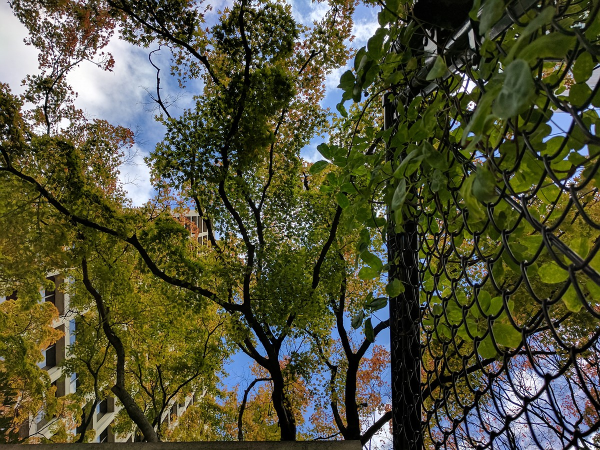
#> input picture images/GP1_2.jpg, 1200 x 900 px (shown at 1/2 size)
$ jupyter execute TomoiagaAndreiSIExam-ModelCameraPredictor.ipynb
#> lines starting #> are read from the running program, lines starting #| are printed output that depends on the picture; long printed decimals are rounded
[cell 1]
#utilities
import numpy as np
import pandas as pd

import sklearn
import sklearn.metrics as sm
import matplotlib.pyplot as plt
from collections import Counter
from sklearn.model_selection import train_test_split
from sklearn.metrics import confusion_matrix,classification_report

#procesare fisiere(imagini)/director de imagini
from os import listdir
from os.path import isfile, join

# pentru a putea prealua imagini si a le modifica in grayscale
from skimage import io,color

# pentru a realiza Discrete Wavelet Transform
import pywt
import pywt.data

# pentru a folosii cateva calcule statistice pe imaginile in domeniu frecventa
from scipy import stats

## Procesare date, un exemplu

[cell 2]
# Preluare imagine, in acest caz imagine realizata cu camera telefonului Google Pixel
original = color.rgb2gray(io.imread("images/GP1_2.jpg"))
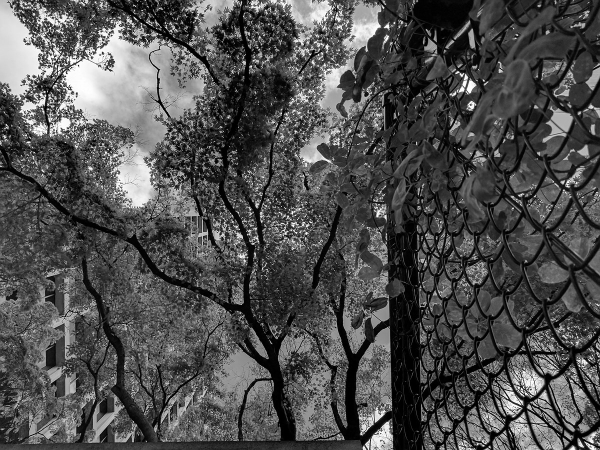
#> original: shape (900, 1200) float64 (shown at 1/2 size); min 0, max 1, mean 0.313

# Transformarea DWT(Discrete Waveles Transform), si afisarea detalilor obtinute
titles = ['Approximation', ' Horizontal detail','Vertical detail', 'Diagonal detail']

# aplicarea DWT, folosind Daubechies 8, dupa cum a fost specificat si in articolul stintific
coeffs2 = pywt.dwt2(original, 'db8')

#salvarea parametriilor
LL, (LH, HL, HH) = coeffs2

fig = plt.figure(figsize=(12, 3))
for i, a in enumerate([LL, LH, HL, HH]):
    ax = fig.add_subplot(1, 4, i + 1)
    ax.imshow(a, interpolation="nearest", cmap=plt.cm.gray)
    ax.set_title(titles[i], fontsize=10)
    ax.set_xticks([])
    ax.set_yticks([])
#> this loop made 4 passes

fig.tight_layout()
plt.show()
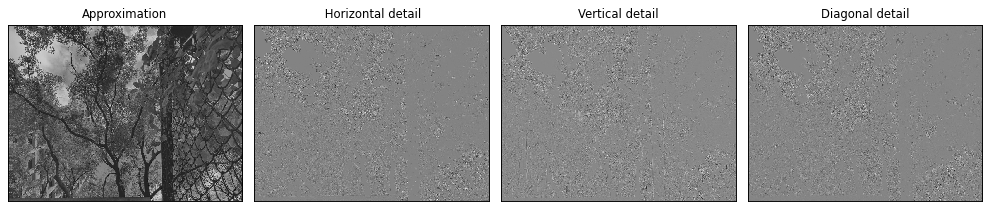
#> figure drawn by matplotlib, 4 panels

[cell 3]
titles = [' Horizontal detail','Vertical detail', 'Diagonal detail']

# calcularea histogramelor distributiilor din domeniu frecventa
HH_histogram = np.histogram(HH)
#> HH_histogram = ([4, 46, 590, 5330, 52006, 204561, 13117, 1564, 164, 17], [-0.702, -0.568, -0.433, -0.298, -0.164, -0.0291, 0.106, 0.24, 0.375, 0.509, 0.644])
HL_histogram = np.histogram(HL)
#> HL_histogram = ([4, 54, 504, 4280, 40903, 211148, 17992, 2245, 247, 22], [-1.11, -0.9, -0.692, -0.484, -0.277, -0.069, 0.139, 0.346, 0.554, 0.762, 0.97])
LH_histogram = np.histogram(LH)
#> LH_histogram = ([8, 86, 800, 6397, 67229, 189795, 11400, 1459, 194, 31], [-0.997, -0.803, -0.609, -0.415, -0.221, -0.0268, 0.167, 0.361, 0.555, 0.75, 0.944])

#afisarea acestora
hist_fig = plt.figure(figsize=(17, 3))
plt.subplot(131)
plt.plot(LH_histogram[0])
plt.title(titles[0])
plt.subplot(132)
plt.title(titles[1])
plt.plot(HL_histogram[0])
plt.subplot(133)
plt.plot(HH_histogram[0])
plt.title(titles[2])
plt.show()
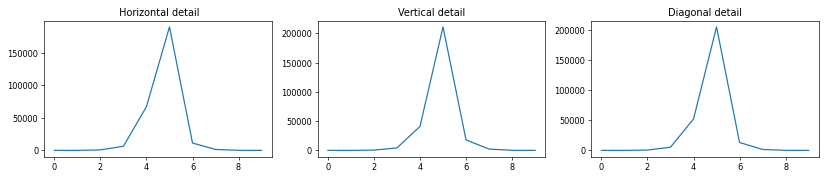
#> figure drawn by matplotlib, 3 panels; panel 1: curve peaks at x = 5, y = 189795; panel 2: curve peaks at x = 5, y = 211148; panel 3: curve peaks at x = 5, y = 204561

# Un feature extraction exemplificator pentru fiecare distributie.
# unde se preiau urmatoarele proprietati geometrice:
# mean -  reprezinta media aritmetica a tuturor valoriilor din histograma
# variance -  varianta reprezinta media deviatiilor patratice a unei variabile aleatoare de la media sa
# skewness - reprezinta asimetria unei distributii fata de
# kurtosis -  masoara 'sparsity'-ul imaginii, spunand daca histograma este plata sau 'peaky'

mean = np.mean(HH_histogram[0])
#> mean = 27739.9
variance = np.var(HH_histogram[0])
#> variance = 3.71e+09
skewness = stats.skew(HH_histogram[0])
#> skewness = 2.4
kurtosis = stats.kurtosis(HH_histogram[0])
#> kurtosis = 4.15
#standard_deviation = np.std(HH_histogram[0])

print('HH mean :',mean,'\nHH variance:',variance,'\nHH skewness:',skewness,'\nHH kurtosis:',kurtosis,'\n')
#| HH mean : 27739.9
#| HH variance: 3705809433.890
#| HH skewness: 2.396
#| HH kurtosis: 4.147

mean1 = np.mean(LH_histogram[0])
#> mean1 = 27739.9
variance1 = np.var(LH_histogram[0])
#> variance1 = 3.3e+09
skewness1 = stats.skew(LH_histogram[0])
#> skewness1 = 2.2
kurtosis1 = stats.kurtosis(LH_histogram[0])
#> kurtosis1 = 3.38

print('LH mean :',mean1,'\nLH variance:',variance1,'\nLH skewness:',skewness1,'\nLH kurtosis:',kurtosis1,'\n')
#| LH mean : 27739.9
#| LH variance: 3302055629.290
#| LH skewness: 2.203
#| LH kurtosis: 3.381

mean2 = np.mean(HL_histogram[0])
#> mean2 = 27739.9
variance2 = np.var(HL_histogram[0])
#> variance2 = 3.89e+09
skewness2 = stats.skew(HL_histogram[0])
#> skewness2 = 2.49
kurtosis2 = stats.kurtosis(HL_histogram[0])
#> kurtosis2 = 4.5

print('HL mean :',mean2,'\nHL variance:',variance2,'\nHL skewness:',skewness2,'\nHL kurtosis:',kurtosis2,'\n')
#| HL mean : 27739.9
#| HL variance: 3890890172.290
#| HL skewness: 2.487
#| HL kurtosis: 4.499

## Feature Extraction (Wavelet Feature Extraction)

[cell 4]
# am construit aceasta clasa pentru a automatiza procesul de extractie de caracteristici pentru fiecare imagine
# aceasta clasa va avea ca input un filepath si va returna proprietatiile geometrice pentru fiecare dintre cele 3 distributii
# reiesite din DWT
# output-ul este reprezentat dintr-un rand apartinand datasetului
# outputul este de forma grupari de cate 4 caracteristici(mean,variance,skewness,kurtosis) pentru fiecare distributie DWT,
# concatenate rezultand 12 caracteristici, iar la final se adauga denumirea cod a deviceu-lui care a realizat fotografia

class WaveletFeatureExtraction:

    def __init__(self, filepath):
        self.filepath = filepath

    def collect_data(self):
        image = io.imread(self.filepath)
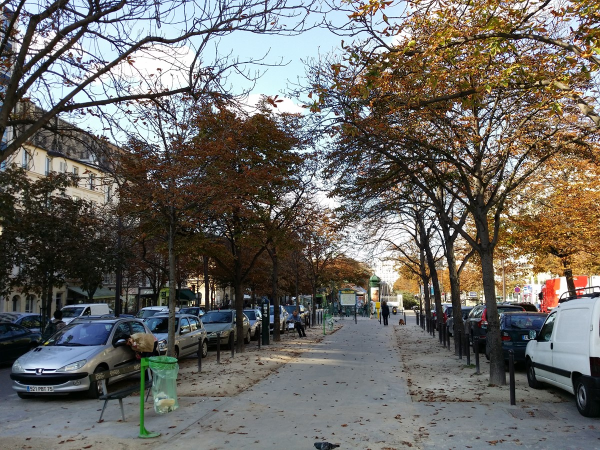
#> input picture images/SN3_2.jpg, 1200 x 900 px (shown at 1/2 size)
#> image is the input picture: shape (900, 1200, 3); mean R, G, B 108.1, 105.5, 100.9
        gray = color.rgb2gray(image)
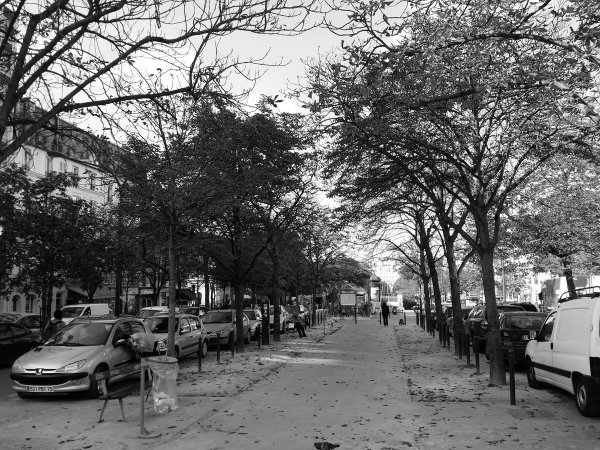
#> gray: shape (900, 1200) float64 (shown at 1/2 size); min 0, max 1, mean 0.415
        coefficients = pywt.dwt2(gray, 'db8')
        LL, (LH, HL, HH) = coefficients
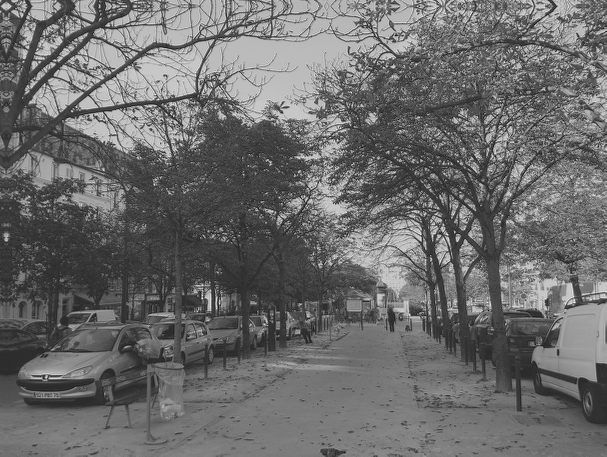
#> LL: shape (457, 607) float64; min -0.537, max 2.69, mean 0.832; drawn with min black and max white
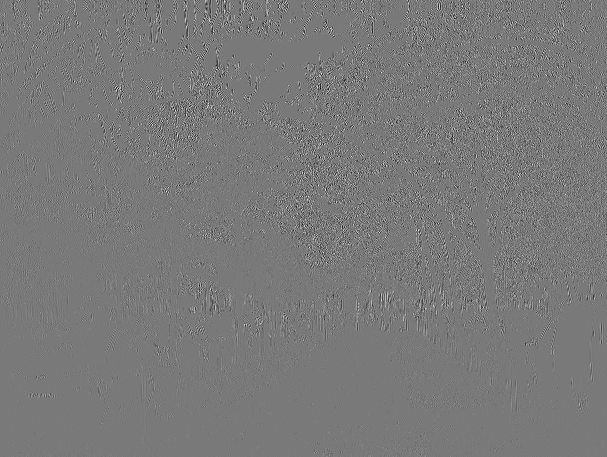
#> HL: shape (457, 607) float64; min -0.923, max 1.01, mean -0.000133; drawn with min black and max white
        row = []
        for i in [LH, HL, HH]:
            hist = np.histogram(i)
            mean = np.mean(hist[0])
            variance = np.var(hist[0])
            skewness = stats.skew(hist[0])
            kurtosis = stats.kurtosis(hist[0])
            row = np.concatenate((row,[mean,variance,skewness,kurtosis]))
#> this loop made 3 passes
#> (variance, skewness, kurtosis) on passes 2 to 3: (3.6e+09, 2.41, 4.21), (3.92e+09, 2.49, 4.5)
        row = np.concatenate((row,[self.filepath[7:10]]))
        return row

    def change_path(self,newpath):
        self.filepath = newpath
        #print(self.filepath)

    def show_gray_image(self):
        io.imshow(self.gray)

[cell 5]
# un test, pentru exemplificare
# unde SN3 este numele cod pentru Samsung Note 3
wavelet_extractor = WaveletFeatureExtraction(filepath="images/SN3_2.jpg")
wavelet_extractor.collect_data()

[cell 6]
# continutul fisierului cu imagine folosite pentru a creea datasetul
# unde GP1 reprezinta imagini realizate cu Google Pixel
#      IPH reprezinta imagini realizate cu Iphone 11
#      N10 reprezinta imagini realizate cu Samsung Note 10
#      S8P reprezinta imagini realizate cu Samsung 8 Plus
#      SN3 reprezinta imagini realizate cu Samsung Note 3
onlyfiles = [f for f in listdir("images") if isfile(join("images", f))]
onlyfiles

[cell 7]
# am construit aceasta clasa pentru a procesa directorul in care se afla imaginile folosite pentru a realiza dataset-ul
# Input: are ca intrare numele unui director
# Output: Dataset-ul avand caracteristicile pentru fiecare imagine
class CreateDataset:

    def __init__(self,directory):
        self.directory = directory

    def extract_features_from_every_image_in_dir(self):
        images = [f for f in listdir(self.directory) if isfile(join(self.directory, f))]
        dataset = []
        i = 0
        wavelet_extractor = WaveletFeatureExtraction(filepath="")
        for img in images:
            row=[]
            i=i+1
            wavelet_extractor.change_path("images/" + img)
            row = wavelet_extractor.collect_data()
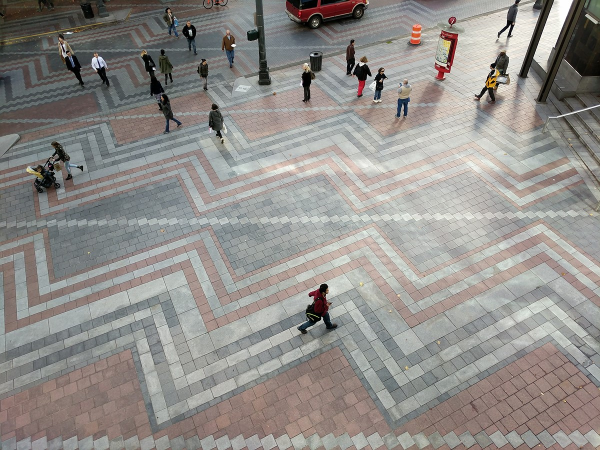
#> input picture images/GP1_1.jpg, 1200 x 900 px (shown at 1/2 size)
#> in collect_data, image is the input picture: shape (900, 1200, 3); mean R, G, B 144.9, 141.9, 138.2
#> in collect_data (call 2), `LL, (LH, HL, HH) = coefficients`:
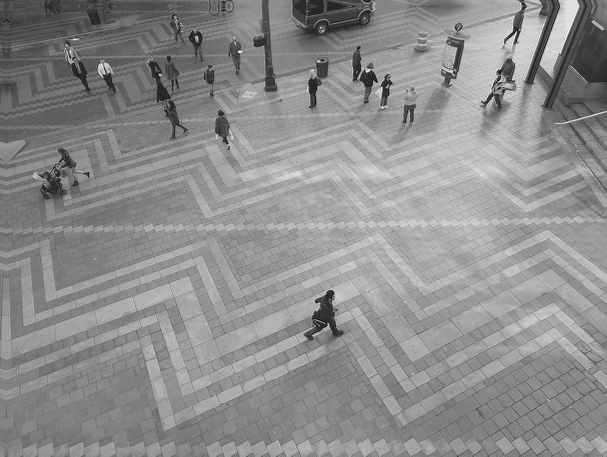
#> LL: shape (457, 607) float64; min -0.409, max 2.32, mean 1.11; drawn with min black and max white
#> the loop in collect_data (call 2), `for i in [LH, HL, HH]:` made 3 passes
#> (variance, skewness, kurtosis) on passes 2 to 3: (5.28e+09, 2.63, 4.98), (3.58e+09, 2.29, 3.74)
#> pass 3 of the loop in extract_features_from_every_image_in_dir, `for img in images:`:
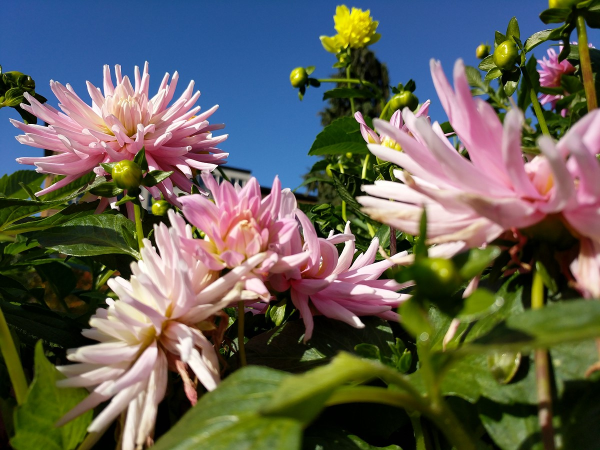
#> input picture images/GP1_3.jpg, 1200 x 900 px (shown at 1/2 size)
#> in collect_data, image is the input picture: shape (900, 1200, 3); mean R, G, B 99.3, 97, 87
#> in collect_data (call 4), `LL, (LH, HL, HH) = coefficients`:
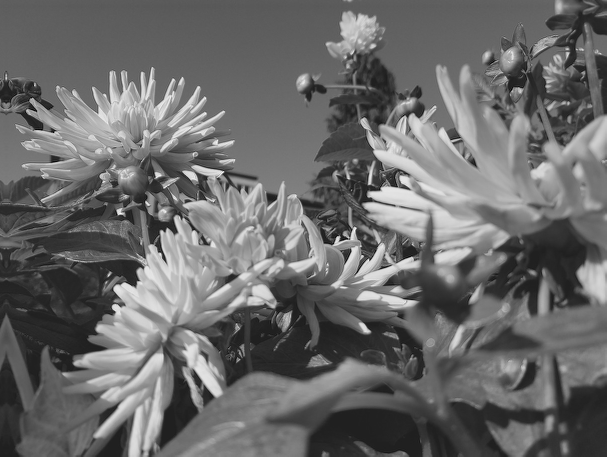
#> LL: shape (457, 607) float64; min -0.319, max 2.26, mean 0.754; drawn with min black and max white
#> in collect_data (call 4), `LL, (LH, HL, HH) = coefficients`:
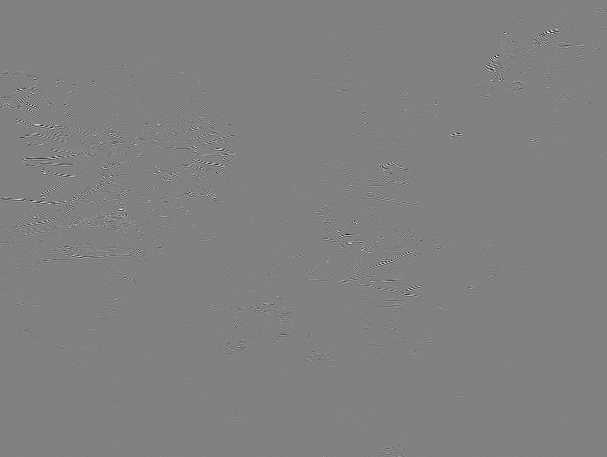
#> LH: shape (457, 607) float64; min -0.647, max 0.631, mean -4.76e-05; drawn with min black and max white
#> the loop in collect_data (call 4), `for i in [LH, HL, HH]:` made 3 passes
#> (variance, skewness, kurtosis) on passes 2 to 3: (6.56e+09, 2.67, 5.11), (5.96e+09, 2.65, 5.05)
#> the loop made 4 passes; the first 3 are shown
            dataset = np.append(dataset,row)
        dataset = dataset.reshape(i,13)
        return dataset

[cell 8]
# utilizarea acestuia pentru a obtine dataset-ul
cd = CreateDataset(directory="images")
dataset = cd.extract_features_from_every_image_in_dir()

[cell 9]
# folosirea panda pentru a putea vizualiza dataset-ul
# astfel ne rezulta din 32 de imagini 32*4*3 caracteristici(features) + 32 de denumiri ale device-urilor.
df = pd.DataFrame({'Mean': [i[0] for i in dataset],
                   'Variance_LH': [i[1] for i in dataset],
                   'Skewness_LH': [i[2] for i in dataset],
                   'Kurtosis_LH':[i[3] for i in dataset],
                   'Variance_HL': [i[5] for i in dataset],
                   'Skewness_HL': [i[6] for i in dataset],
                   'Kurtosis_HL':[i[7] for i in dataset],
                   'Variance_HH': [i[9] for i in dataset],
                   'Skewness_HH': [i[10] for i in dataset],
                   'Kurtosis_HH':[i[11] for i in dataset],
                   'Device':[i[12] for i in dataset]})
#> df = table of 4 rows and 11 columns
df
#> Out = table of 4 rows and 11 columns

[cell 10]
# exportarea dataset-ului pentru a putea fi folosit independent de sistem
#df.to_csv(r"dataset.csv")

## Implementarea Binary Logistic Regression

[cell 11]
#testarea LR implementat, folosind dataset-ul iris
import seaborn as sns
import sklearn.datasets as datasets
from sklearn import preprocessing
from numpy import random

iris = datasets.load_iris()
X, y = iris.data, iris.target
X_train, X_test, y_train, y_test = train_test_split(X, y, test_size=0.5, random_state=1234,shuffle= True)

[cell 12]
class LogisticRegression:

    #constructorul seteaza default un learning_rate si un numar de iteratii folosit pentru gasirea minimului local mai jos
    def __init__(self, learning_rate=0.001, n_iters=1000):
        self.lr = learning_rate
        self.n_iters = n_iters
        self.weights = None
        self.bias = None

    # fit reprezinta metoda de antrenament
    def fit(self, X, y):
        n_samples, n_features = X.shape

        # ponderile sun initializate cu niste valori aleatoare, iar biasul este lasat 0
        self.weights = np.random.rand(n_features)
        self.bias = 0

        # gradient descent este folosit pentru a determina daca sa gasit un minim local
        for _ in range(self.n_iters):
            # pentru a realiza un model liniar al ecuatiei de baza f(w,b) = X*weight+bias, folosim
            # np.dot care ne realizeaza automat in functie de shape-ul inputului X produsul scalar
            linear_model = np.dot(X, self.weights) + self.bias
            # Pentru a clasificat valoarea categorica a modelului liniar se realizeaza operatia de sigmoid pe acesta
            y_predicted = self._sigmoid(linear_model)

            # calcularea gradientului
            # derivative_weights reprezinta derivata de ordin 1 al ponderilor(weights), care ne da informatii
            # daca ne apropiem de minimul local.
            #
            derivative_weights = (1 / n_samples) * 2* np.dot(X.T, (y_predicted - y))
            derivative_bias = (1 / n_samples) * 2* np.sum(y_predicted - y)
            # folosind derivatele de mai sus, actualizam ponderile si bias-urile.
            self.weights -= self.lr * derivative_weights
            self.bias -= self.lr * derivative_bias

    # odata antrenata, folosind metoda predict putem aproxima un rezultat pentru a vedea cat bine s-au actualizat
    # parametrii de weight si bias.
    def predict(self, X):
        linear_model = np.dot(X, self.weights) + self.bias
        y_predicted = self._sigmoid(linear_model)
        y_predicted_cls = [1 if i > 0.5 else 0 for i in y_predicted]
#> y_predicted_cls = 75 values from 1 to 1
        return np.array(y_predicted_cls)

    # Aceasta functie returneaza o probabiliate aflata evident in intervalul [0,1]
    def _sigmoid(self, x):
        return 1 / (1 + np.exp(-x))

[cell 13]
def accuracy(y_true, y_pred):
    accuracy = np.sum(y_true == y_pred) / len(y_true)
    return accuracy

[cell 14]
#Test LR
model = LogisticRegression()
model.fit(X_train, y_train)
predictions = model.predict(X_test)
#> predictions = 75 values from 1 to 1

print(classification_report(y_test,predictions))
#|               precision    recall  f1-score   support
#|            0       0.00      0.00      0.00        25
#|            1       0.33      1.00      0.50        25
#|            2       0.00      0.00      0.00        25
#|     accuracy                           0.33        75
#|    macro avg       0.11      0.33      0.17        75
#> (further printed lines are left out)

[cell 15]
print("LR accuracy", accuracy(y_test, predictions))
#> in accuracy, `accuracy = np.sum(y_true == y_pred) / len(y_true)`: accuracy = 0.333
#| LR accuracy 0.3333

## Implementare K-Nearest Neighbours

[cell 16]
def euclidean_distance(x1, x2):
        return np.sqrt(np.sum((x1 - x2)**2))

class KNN:

    # se initializeaza numarul de neighbours care vor fi verificati
    def __init__(self, k=3):
        self.k = k
    # se ataseaza datele de antrenament
    def fit(self, X, y):
        self.X_train = X
        self.y_train = y

    # pentru fiecare element din setul de intrare, se calculeaza cu ajutorul functiei helper _predict
    # comportamentul _predict este descris mai jos

    def predict(self, X):
        y_pred = [self._predict(x) for x in X]
        return np.array(y_pred)

    # _predict functie ce calculeaza urmatoarele:
    # 1. se calculeaza toate distantele dintre punctul x si datele de intrare de antrenament
    # 2. se sorteaza aceste distante, dupa index-ul lor, avand astfel pe primele k pozitii indicii celor k mai apropiati vecini
    # 3. se asigneaza labelurile folosind indecsi calculati mai sus folosind datele target
    # 4. se returneaza cel mai comun label din tabelul unidimensional al etichetelor gasite.

    def _predict(self, x):
        #1
        distances = [euclidean_distance(x, x_train) for x_train in self.X_train]
        #2
        k_index = np.argsort(distances)[:self.k]
        #3
        k_neighbor_labels = [self.y_train[i] for i in k_index]
        #4
        most_common = Counter(k_neighbor_labels).most_common(1)
        return most_common[0][0]

[cell 17]
from matplotlib.colors import ListedColormap
cmap = ListedColormap(['#FF0000', '#00FF00', '#0000FF'])

[cell 18]
X, y = iris.data, iris.target
X_train, X_test, y_train, y_test = train_test_split(X, y, test_size=0.2, random_state=1234)

plt.figure()
plt.scatter(X[:, 0], X[:, 1], c=y, cmap=cmap, edgecolor='k', s=20)
plt.show()
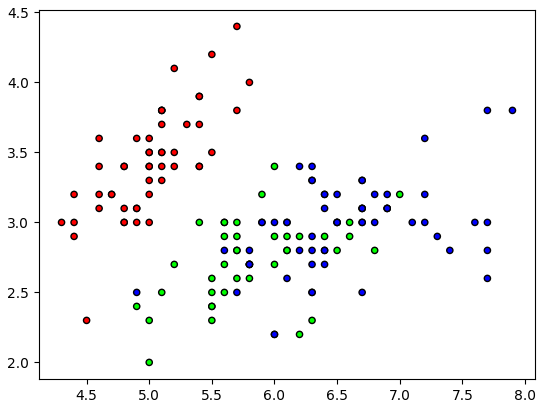
#> figure drawn by matplotlib, 1 panel

k = 5
clf = KNN(k=k)
clf.fit(X_train, y_train)
predictions = clf.predict(X_test)
#> in _predict, `k_neighbor_labels = [self.y_train[i] for i in k_index]`: k_neighbor_labels = [1, 1, 1, 2, 1]
#> in _predict, `most_common = Counter(k_neighbor_labels).most_common(1)`: most_common = [(1, 4)]
#> in predict, `y_pred = [self._predict(x) for x in X]`: y_pred = 30 values, max 2 at index 1, min 0 at index 3, mean 1
#> predictions has the same summary as y_pred in predict
print("KNN accuracy", accuracy(y_test, predictions))
#| KNN accuracy 0.9667

## Rezultate folosind MLR(Multinominal Logistic Regression)

[cell 19]
input_file = "dataset.csv"
data = pd.read_csv(input_file, header = 0)
#> (reads dataset.csv from the repository)
data.head()

[cell 20]
from sklearn.preprocessing import StandardScaler

X = data.drop(["Device"],axis=1)
y = data["Device"]

scaler = StandardScaler()
scaler.fit(X)
X_s = scaler.transform(X)

X_train, X_test, y_train, y_test = train_test_split(X_s, y, test_size=0.8,shuffle=True)

[cell 21]
from sklearn.linear_model import LogisticRegression

clf = LogisticRegression(solver='lbfgs',multi_class='ovr')
clf.fit(X_train,y_train)

[cell 22]
predicted = clf.predict(X_test)
print(classification_report(y_test,predicted))

[cell 23]
confusion_matrix(y_test,predicted)

## Rezultate folosind KNN (sklearn)

[cell 24]
from sklearn import preprocessing
le = preprocessing.LabelEncoder()
le.fit(y)
y_le = le.transform(y)

X_train, X_test, y_train, y_test = train_test_split(X_s, y_le,shuffle=True)

[cell 25]
from sklearn.neighbors import KNeighborsClassifier

neigh = KNeighborsClassifier(n_neighbors=5)
neigh.fit(X_train, y_train)

predicted = neigh.predict(X_test)

print(neigh.score(X_test,y_test))

[cell 26]
from sklearn.metrics import accuracy_score

accuracy_score(y_test, predicted)

[cell 27]
confusion_matrix(y_test,predicted)

## Rezultate folosind KNN implementat

[cell 28]
k = 5
clf_imp = KNN(k=k)
clf_imp.fit(X_train, y_train)
predictions = clf_imp.predict(X_test)
#> predictions = [4, 4, 3, 1, 4, 3, 3, 3, 3]
print("KNN accuracy", accuracy(y_test, predictions))
#| KNN accuracy 0.3333
